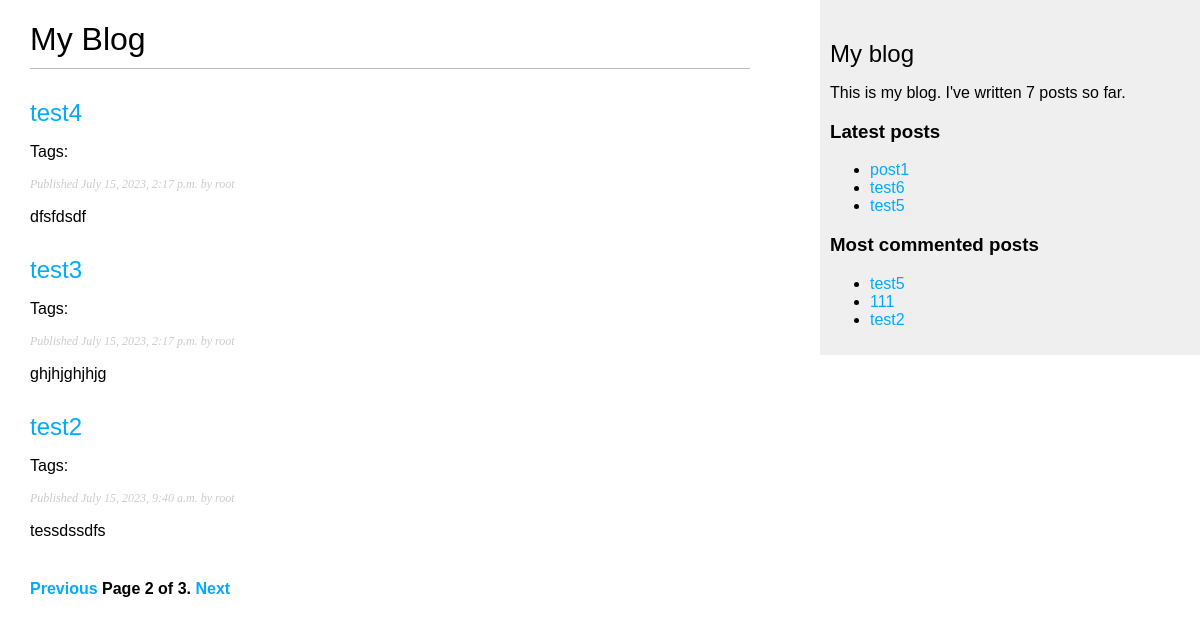
Screenshot of /blog/?page=2 with the database file from the repository.
### blog/models.py (models this page shows, shortened)
class Post(models.Model):
    class Status(models.TextChoices):
        DRAFT = 'DF', 'Draft'
        PUBLISHED = 'PB', 'Published'
    title = models.CharField(max_length=250)
    slug = models.SlugField(max_length=250, unique_for_date='publish')
    author = models.ForeignKey(User,
                               on_delete=models.CASCADE,
                               related_name='blog_posts')
    body = models.TextField()
    publish = models.DateTimeField(default=timezone.now)
    created = models.DateTimeField(auto_now_add=True)
    updated = models.DateTimeField(auto_now=True)
    status = models.CharField(max_length=2,
                              choices=Status.choices,
                              default=Status.DRAFT)
    tags = TaggableManager()
    objects = models.Manager()
    published = PublishedManager()
    class Meta:
        ordering = ['-publish']
        indexes = [
            models.Index(fields=['-publish']),
        ]
    def get_absolute_url(self):
        return reverse('blog:post_detail',
                       args=[self.publish.year, self.publish.month, self.publish.day, self.slug])

### blog/views.py (the view)
# urls.py: path('', views.post_list, name='post_list'),
def post_list(request, tag_slug=None):
    post_list = Post.published.all()
    tag = None
    if tag_slug:
        tag = get_object_or_404(Tag, slug=tag_slug)
        post_list = post_list.filter(tags__in=[tag])
    paginator = Paginator(post_list, 3)
    page_number = request.GET.get('page', 1)
    try:
        posts = paginator.page(page_number)
    except EmptyPage:
        posts = paginator.page(paginator.num_pages)
    except PageNotAnInteger:
        posts = paginator.page(paginator.num_pages)
    return render(request, 'post/list.html', {'posts': posts, 'tag': tag})

### blog/models.py (called while the page is built)
    def get_queryset(self):
        return super().get_queryset().filter(status=Post.Status.PUBLISHED)

### blog/templatetags/blog_tags.py (called while the page is built)
@register.simple_tag
def total_posts():
    return Post.published.count()

@register.simple_tag
def get_most_commented_posts(count=3):
    return Post.published.annotate(total_comments=Count('comments')).order_by('-total_comments')[:count]

@register.inclusion_tag('post/latest_posts.html')
def show_latest_posts(count=3):
    latest_posts = Post.published.order_by('-publish')[:count]
    return {'latest_posts': latest_posts}

@register.filter(name='markdown')
def markdown_format(text):
    return mark_safe(markdown.markdown(text))

### blog/templates/post/list.html (shortened to what this page needs)
{% extends "base.html" %}
{% load blog_tags %}
{% block content %}
 <h1>My Blog</h1>
 {% for post in posts %}
 <h2>
 <a href="{{ post.get_absolute_url }}">
 {{ post.title }}
 </a>
 </h2>
 <p class="tags">Tags:
 </p>
 <p class="date">
 Published {{ post.publish }} by {{ post.author }}
 </p>
 {{ post.body|markdown|truncatewords_html:30 }}
 {% endfor %}
    {% include "pagination.html" with page=posts  %}
{% endblock %}

### blog/templates/base.html (shortened to what this page needs)
{% load blog_tags %}
{% load static %}
<!DOCTYPE html>
<html>
<head>
 <link href="{% static "css/blog.css" %}" rel="stylesheet">
</head>
<body>
 <div id="content">
 {% block content %}
 {% endblock %}
 </div>
 <div id="sidebar">
 <h2>My blog</h2>
 <p>
     This is my blog.
     I've written {% total_posts %} posts so far.
 </p>
     <h3>Latest posts</h3>
    {% show_latest_posts 3 %}
      <h3>Most commented posts</h3>
     {% get_most_commented_posts as most_commented_posts %}
     <ul>
     {% for post in most_commented_posts %}
     <li>
     <a href="{{ post.get_absolute_url }}">{{ post.title }}</a>
     </li>
     {% endfor %}
 </div>
</body>
</html>

### blog/templates/post/latest_posts.html
<ul>
 {% for post in latest_posts %}
 <li>
 <a href="{{ post.get_absolute_url }}">{{ post.title }}</a>
 </li>
 {% endfor %}
</ul>

### blog/static/css/blog.css (style rules this page uses)
body { margin:0; padding:0; font-family:helvetica, sans-serif; }
a { color:#00abff; text-decoration:none; }
h1 { font-weight:normal; border-bottom:1px solid #bbb; padding:0 0 10px 0; }
h2 { font-weight:normal; margin:30px 0 0; }
#content { float:left; width:60%; padding:0 0 0 30px; }
#sidebar { float:right; width:30%; padding:10px; background:#efefef; height:100%; }
p.date { color:#ccc; font-family: georgia, serif; font-size: 12px; font-style: italic; }

### rows the page displays
Post: title "test4", publish "July 15, 2023, 2:17 p.m.", author "root", body "dfsfdsdf"
Post: title "test3", publish "July 15, 2023, 2:17 p.m.", author "root", body "ghjhjghjhjg"
Post: title "test2", publish "July 15, 2023, 9:40 a.m.", author "root", body "tessdssdfs"
Post: title "post1"
Post: title "test6"
Post: title "test5"
Post: title "111"

### other values shown
{{ page.number }} "2"
{{ page.paginator.num_pages }} "3"
